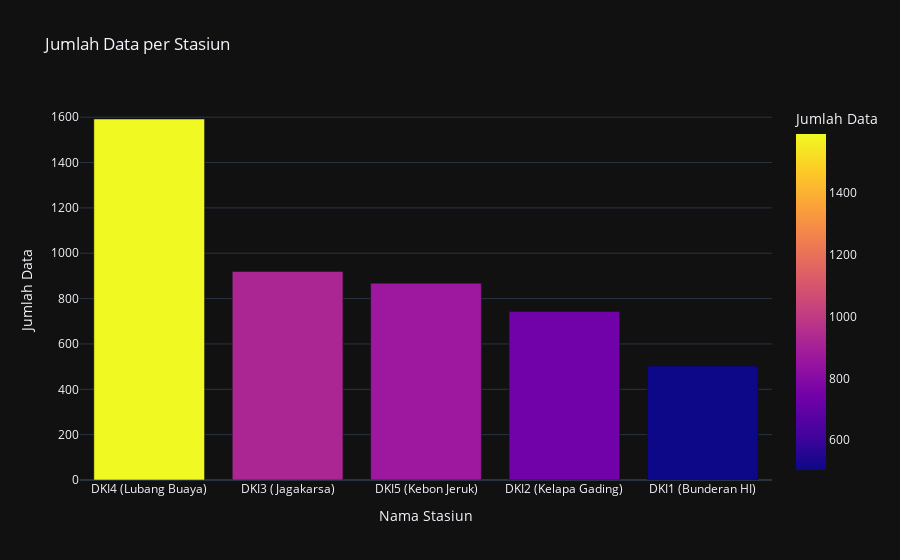

Source (notebook cell):
### Code cell
# Menampilkan jumlah data per stasiun
station_counts = data['stasiun'].value_counts().reset_index()
station_counts.columns = ['Stasiun', 'Jumlah Data']

# Visualisasi jumlah data per stasiun dengan Plotly
fig = px.bar(station_counts, 
             x='Stasiun', 
             y='Jumlah Data', 
             title='Jumlah Data per Stasiun', 
             labels={'Stasiun': 'Nama Stasiun', 'Jumlah Data': 'Jumlah Data'},
             color='Jumlah Data',  
             template='plotly_dark')  

fig.update_xaxes() 
fig.show()

### Figure 1 — Plotly figure (JSON) as saved in the notebook; plotly's stock layout.template omitted (floating-point values rounded to 4 significant figures)
{"data": [{"hovertemplate": "Nama Stasiun=%{x}<br>Jumlah Data=%{marker.color}<extra></extra>", "legendgroup": "", "marker": {"color": [1592, 920, 868, 743, 503], "coloraxis": "coloraxis", "pattern": {"shape": ""}}, "name": "", "orientation": "v", "showlegend": false, "textposition": "auto", "type": "bar", "x": ["DKI4 (Lubang Buaya)", "DKI3 (Jagakarsa)", "DKI5 (Kebon Jeruk)", "DKI2 (Kelapa Gading)", "DKI1 (Bunderan HI)"], "xaxis": "x", "y": [1592, 920, 868, 743, 503], "yaxis": "y"}], "layout": {"barmode": "relative", "coloraxis": {"colorbar": {"title": {"text": "Jumlah Data"}}, "colorscale": [[0, "#0d0887"], [0.1111, "#46039f"], [0.2222, "#7201a8"], [0.3333, "#9c179e"], [0.4444, "#bd3786"], [0.5556, "#d8576b"], [0.6667, "#ed7953"], [0.7778, "#fb9f3a"], [0.8889, "#fdca26"], [1, "#f0f921"]]}, "legend": {"tracegroupgap": 0}, "title": {"text": "Jumlah Data per Stasiun"}, "xaxis": {"anchor": "y", "domain": [0, 1], "title": {"text": "Nama Stasiun"}}, "yaxis": {"anchor": "x", "domain": [0, 1], "title": {"text": "Jumlah Data"}}}}
